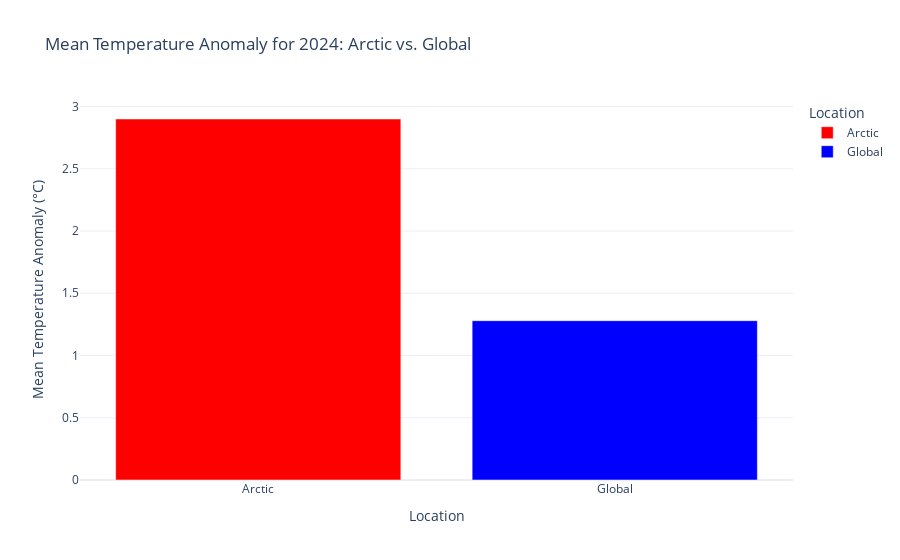

The notebook cell saved with this chart:
### Code cell
# Filter the DataFrame for the year 2024
temp_2025 = temp_df[temp_df["Year"] == 2024]

# Compute the mean anomalies for Arctic and Global in 2024
mean_arctic = temp_2025["64N-90N"].mean()
mean_global = temp_2025["Glob"].mean()

# Create a summary DataFrame for plotting
summary = pd.DataFrame({
    "Location": ["Arctic", "Global"],
    "Mean Anomaly (°C)": [mean_arctic, mean_global]
})

# Create a bar chart comparing the two means
fig = px.bar(
    summary,
    x="Location",
    y="Mean Anomaly (°C)",
    color="Location",
    color_discrete_map={"Arctic": "red", "Global": "blue"},
    labels={"Mean Anomaly (°C)": "Mean Temperature Anomaly (°C)"},
    title="Mean Temperature Anomaly for 2024: Arctic vs. Global",
    template="plotly_white"
)

fig.update_layout(legend_title_text="Location")
fig.show()

### Figure 1 — Plotly figure (JSON) as saved in the notebook; plotly's stock layout.template omitted (floating-point values rounded to 4 significant figures)
{"data": [{"hovertemplate": "Location=%{x}<br>Mean Temperature Anomaly (°C)=%{y}<extra></extra>", "legendgroup": "Arctic", "marker": {"color": "red", "pattern": {"shape": ""}}, "name": "Arctic", "orientation": "v", "showlegend": true, "textposition": "auto", "type": "bar", "x": ["Arctic"], "xaxis": "x", "y": [2.9], "yaxis": "y"}, {"hovertemplate": "Location=%{x}<br>Mean Temperature Anomaly (°C)=%{y}<extra></extra>", "legendgroup": "Global", "marker": {"color": "blue", "pattern": {"shape": ""}}, "name": "Global", "orientation": "v", "showlegend": true, "textposition": "auto", "type": "bar", "x": ["Global"], "xaxis": "x", "y": [1.28], "yaxis": "y"}], "layout": {"barmode": "relative", "legend": {"title": {"text": "Location"}, "tracegroupgap": 0}, "title": {"text": "Mean Temperature Anomaly for 2024: Arctic vs. Global"}, "xaxis": {"anchor": "y", "categoryarray": ["Arctic", "Global"], "categoryorder": "array", "domain": [0, 1], "title": {"text": "Location"}}, "yaxis": {"anchor": "x", "domain": [0, 1], "title": {"text": "Mean Temperature Anomaly (°C)"}}}}
